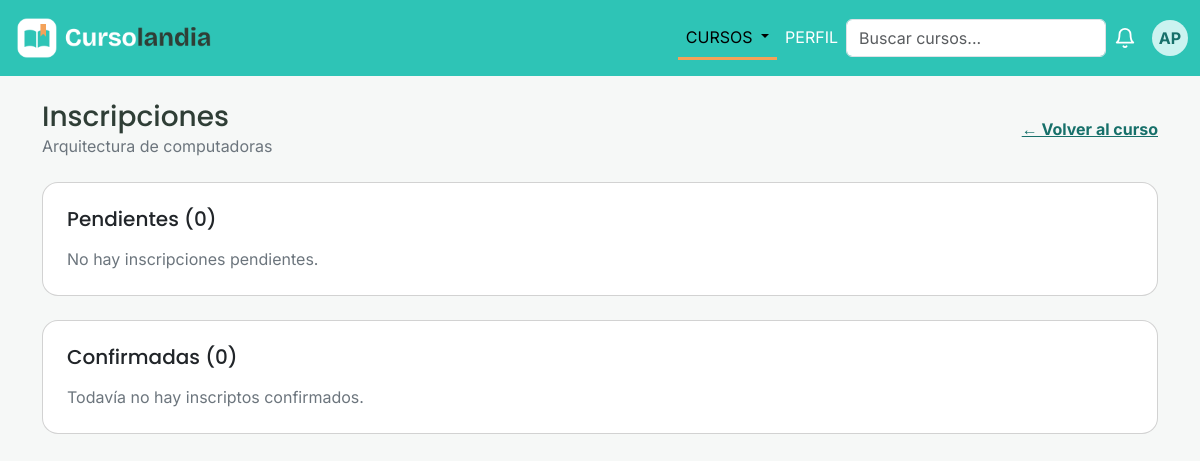
Page /vistas/inscripciones.php?id=3 (signed in) on the earlier database version.
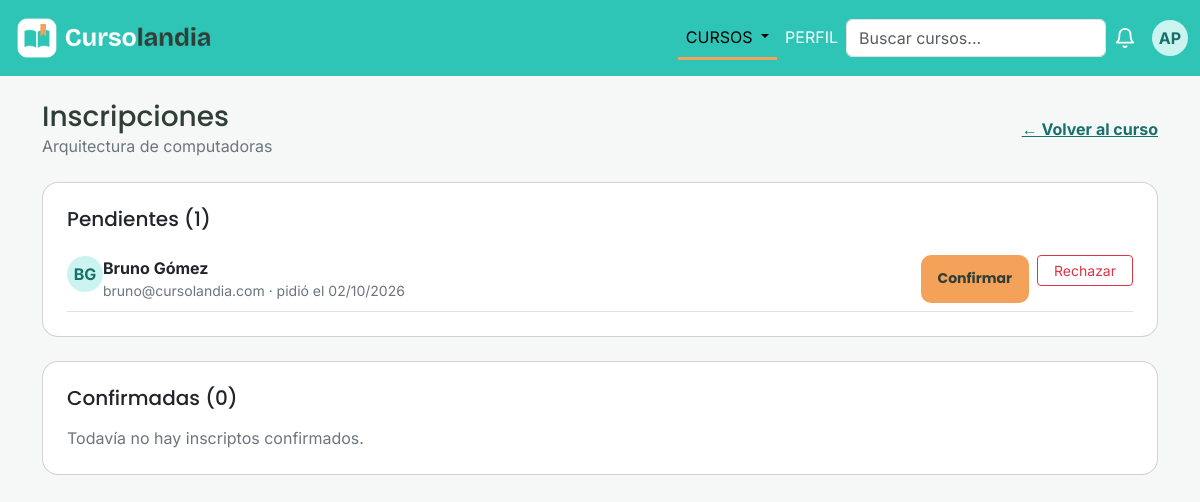
Same page on the later database version.
### tables this page shows
CREATE TABLE inscripcion (
    id_inscripcion      INT UNSIGNED NOT NULL AUTO_INCREMENT,
    id_usuario          INT UNSIGNED NOT NULL,
    id_curso            INT UNSIGNED NOT NULL,
    fecha_solicitud     DATE NOT NULL DEFAULT (CURRENT_DATE),
    estado              ENUM('pendiente','confirmada') NOT NULL DEFAULT 'pendiente',
    fecha_confirmacion  DATE NULL,
    PRIMARY KEY (id_inscripcion),
    CONSTRAINT uq_inscripcion_usuario_curso UNIQUE (id_usuario, id_curso),
    CONSTRAINT chk_inscripcion_estado CHECK (
        (estado = 'pendiente'  AND fecha_confirmacion IS NULL) OR
        (estado = 'confirmada' AND fecha_confirmacion IS NOT NULL)
    ),
    CONSTRAINT chk_inscripcion_fechas CHECK (fecha_confirmacion >= fecha_solicitud),
    CONSTRAINT fk_inscripcion_usuario FOREIGN KEY (id_usuario)
        REFERENCES usuario (id_usuario)
        ON UPDATE CASCADE
        ON DELETE CASCADE,
    CONSTRAINT fk_inscripcion_curso FOREIGN KEY (id_curso)
        REFERENCES curso (id_curso)
        ON UPDATE CASCADE
        ON DELETE CASCADE
);

CREATE TABLE usuario (
    id_usuario        INT UNSIGNED NOT NULL COMMENT 'DNI del usuario',
    nombre            VARCHAR(50)  NOT NULL,
    apellido          VARCHAR(50)  NOT NULL,
    email             VARCHAR(100) NOT NULL UNIQUE,
    contrasenia       VARCHAR(255) NOT NULL,
    fecha_nacimiento  DATE NOT NULL,
    telefono          VARCHAR(20)  NULL,
    antecedentes      TEXT NULL,
    imagen_principal  VARCHAR(255) NOT NULL DEFAULT 'img/avatar-default.png',
    tipo_plan         ENUM('gratuito','pro') NOT NULL DEFAULT 'gratuito',
    fecha_venc_pro    DATE NULL,
    PRIMARY KEY (id_usuario),
    CONSTRAINT chk_usuario_dni CHECK (id_usuario BETWEEN 1000000 AND 99999999),
    CONSTRAINT chk_usuario_pro CHECK (tipo_plan = 'gratuito' OR fecha_venc_pro IS NOT NULL)
);

### controles/ControlCurso.php (called while the page is built, shortened)
<?php
require_once __DIR__ . '/../clases/Curso.php';
require_once __DIR__ . '/../clases/Usuario.php';
require_once __DIR__ . '/../traits/AccesoBD.php';
class ControlCurso
{
    private function armarCursos($resultado)
    {
        $cursos = [];
        while ($fila = mysqli_fetch_assoc($resultado)) {
            $creador = new Usuario(
                $fila['id_usuario'],
                $fila['nombre'],
                $fila['apellido'],
                $fila['email'],
                '',
                $fila['fecha_nacimiento'],
                $fila['telefono'],
                $fila['antecedentes'],
                $fila['imagen_principal'],
                $fila['tipo_plan'],
                $fila['fecha_venc_pro']
            );
            $cursos[] = new Curso(
                $fila['id_curso'],
                $fila['titulo'],
                $fila['descripcion'],
                $fila['costo'],
                $fila['cupo'],
                $fila['fecha_inicio'],
                $fila['fecha_fin'],
                $fila['tipo_acceso'],
                $creador
            );
        }
        return $cursos;
    }
    public function buscarPorId(int $idCurso): ?Curso
    {
        $sql = self::SELECT_CURSO . " WHERE c.id_curso = ?";
        $resultado = $this->consultar($sql, 'i', [$idCurso]);
        $cursos = $this->armarCursos($resultado);
        return $cursos[0];
    }
}

### traits/AccesoBD.php (called while the page is built)
<?php
trait AccesoBD{
    private $conexion;
    public function __construct($conexion){
        $this->conexion = $conexion;
    }
    private function consultar(string $sql, string $tipos='', array $param=[]){
        $sentencia = mysqli_prepare($this->conexion,$sql);
        if($tipos!==''){
            mysqli_stmt_bind_param($sentencia,$tipos,...$param);
        }
        mysqli_stmt_execute($sentencia);
        return mysqli_stmt_get_result($sentencia);
    }
}

### clases/Curso.php (called while the page is built, shortened)
<?php
require_once __DIR__ . '/Usuario.php';
    class Curso{
        private int $id;
        public function __construct($id,$titulo,$descripcion,$costo,$cupo,$fecha_inicio,$fecha_fin,$tipo_acceso,Usuario $creador){
            $this->id = $id;
        }
        public function getId(){
            return $this->id;
        }
    }

### controles/ControlInscripcion.php (called while the page is built, shortened)
<?php
require_once __DIR__ . '/../traits/AccesoBD.php';
require_once __DIR__ . '/../clases/Inscripcion.php';
class ControlInscripcion
{
    public function obtenerDeCurso(int $idCurso): array
    {
        $sql = "SELECT i.id_inscripcion, i.fecha_solicitud, i.estado, i.fecha_confirmacion,
                       u.id_usuario, u.nombre, u.apellido, u.email, u.fecha_nacimiento,
                       u.telefono, u.antecedentes, u.imagen_principal, u.tipo_plan, u.fecha_venc_pro
                FROM inscripcion i
                JOIN usuario u ON u.id_usuario = i.id_usuario
                WHERE i.id_curso = ?
                ORDER BY i.fecha_solicitud";
        $resultado = $this->consultar($sql, 'i', [$idCurso]);
        $inscripciones = [];
        while ($fila = mysqli_fetch_assoc($resultado)) {
            $usuario = new Usuario(
                $fila['id_usuario'], $fila['nombre'], $fila['apellido'], $fila['email'],
                '',
                $fila['fecha_nacimiento'], $fila['telefono'], $fila['antecedentes'],
                $fila['imagen_principal'], $fila['tipo_plan'], $fila['fecha_venc_pro']
            );
            $inscripciones[] = new Inscripcion(
                $fila['id_inscripcion'], $usuario, $fila['fecha_solicitud'],
                $fila['estado'], $fila['fecha_confirmacion']
            );
        }
        return $inscripciones;
    }
}

### clases/Usuario.php (called while the page is built, shortened)
<?php
class Usuario{
        private string $nombre;
        private string $apellido;
        private string $email;
        private string $imagen_principal;
        public function __construct(int $id_usuario, string $nombre, string $apellido, string $email, string $contrasenia,
                            string $fecha_nacimiento, ?string $telefono, ?string $antecedentes,
                            string $imagen_principal, string $tipo_plan, ?string $fecha_venc_pro){
            $this->nombre = $nombre;
            $this->apellido = $apellido;
            $this->email = $email;
            $this->imagen_principal = $imagen_principal;
        }
        public function getNombre(){
            return $this->nombre;
        }
        public function getApellido(){
            return $this->apellido;
        }
        public function getEmail(){
            return $this->email;
        }
        public function getIniciales(): string{
            $primera = mb_strtoupper(mb_substr($this->nombre,0,1));
            $ultima = mb_strtoupper(mb_substr($this->apellido,0,1));
            return $primera.$ultima;
        }
        public function tieneFoto(): bool{
            return $this->imagen_principal !== self::IMAGEN_DEFAULT;
        }
    }

### clases/Inscripcion.php (called while the page is built, shortened)
<?php
require_once __DIR__ . '/Usuario.php';
class Inscripcion{
    private Usuario $usuario;
    private string $fecha_solicitud;
    public function __construct(int $id_inscripcion, Usuario $usuario, string $fecha_solicitud,
                                string $estado, ?string $fecha_confirmacion){
        $this->usuario = $usuario;
        $this->fecha_solicitud = $fecha_solicitud;
    }
    public function getUsuario(){
         return $this->usuario;
    }
    public function getFecha_solicitud(){
        return $this->fecha_solicitud;
    }
}

### vistas/inscripciones.php (the view, shortened to what the changed rows need)
<?php
require_once __DIR__ . '/../controles/ControlCurso.php';
require_once __DIR__ . '/../controles/ControlInscripcion.php';
require_once __DIR__ . '/../includes/avatar.php';
$idCurso = (int) ($_GET['id'] ?? 0);
$controlCurso = new ControlCurso($conexion);
$curso = $controlCurso->buscarPorId($idCurso);
$controlInscripcion = new ControlInscripcion($conexion);
$inscripciones = $controlInscripcion->obtenerDeCurso($curso->getId());
$pendientes = [];
$confirmadas = [];
foreach ($inscripciones as $inscripcion) {
    if ($inscripcion->estaPendiente()) {
        $pendientes[] = $inscripcion;
    } else {
        $confirmadas[] = $inscripcion;
    }
}
?>
<!DOCTYPE html>
<html lang="es">
<head>
    <link href="https://cdn.jsdelivr.net/npm/bootstrap@5.3.8/dist/css/bootstrap.min.css" rel="stylesheet">
    <link href="../css/styles.css" rel="stylesheet">
</head>
<body class="fondo-suave">
    <main class="container perfil my-4">
        <div class="d-flex flex-wrap align-items-center justify-content-between gap-2 mb-4">
            <div>
                <h1 class="h3 mb-0">Inscripciones</h1>
            </div>
        </div>
        <section class="card mb-4">
            <div class="card-body p-4">
                <h2 class="h5 mb-3">Pendientes (<?= count($pendientes) ?>)</h2>
                <?php if (count($pendientes) === 0): ?>
                    <p class="text-secondary mb-0">No hay inscripciones pendientes.</p>
                <?php endif; ?>
                <?php foreach ($pendientes as $inscripcion): ?>
                    <?php $alumno = $inscripcion->getUsuario(); ?>
                    <div class="d-flex flex-wrap align-items-center justify-content-between gap-2 border-bottom py-2">
                        <div class="d-flex aling-items-center gap2">
                            <?php mostrarAvatar($alumno); ?>
                            <div>
                                <strong><?= htmlspecialchars($alumno->getNombre() . ' ' . $alumno->getApellido()) ?></strong>
                                <span class="text-secondary small d-block">
                                    <?= htmlspecialchars($alumno->getEmail()) ?> · pidió el <?= date('d/m/Y', strtotime($inscripcion->getFecha_solicitud())) ?>
                                </span>
                            </div>
                        </div>
                        <div class="d-flex gap-2">
                            <form method="post" action="../procesos/procesar_confirmacion.php">
                                <button type="submit" class="btn btn-iniciar btn-sm px-3">Confirmar</button>
                            </form>
                            <form method="post" action="../procesos/procesar_confirmacion.php">
                                <button type="submit" class="btn btn-outline-danger btn-sm px-3">Rechazar</button>
                            </form>
                        </div>
                    </div>
                <?php endforeach; ?>
            </div>
        </section>
        <section class="card">
            <div class="card-body p-4">
                <h2 class="h5 mb-3">Confirmadas (<?= count($confirmadas) ?>)</h2>
            </div>
        </section>
    </main>
</body>
</html>

### includes/avatar.php
<?php
function mostrarAvatar(Usuario $persona, string $clase = 'avatar'): void
{
    if ($persona->tieneFoto()): ?>
        <img src="../<?= htmlspecialchars($persona->getImagen_principal()) ?>" alt="Foto de <?= htmlspecialchars($persona->getNombre()) ?>" class="<?= $clase ?>">
    <?php else: ?>
        <div class="<?= $clase ?>"><?= htmlspecialchars($persona->getIniciales()) ?></div>
    <?php endif;
}

Differences in the rows shown:
added inscripcion: id_usuario.apellido "BG", id_usuario.apellido "Bruno Gómez", id_usuario.email "bruno@cursolandia.com", fecha_solicitud "02/10/2026"
Other differences:
count($pendientes): "0" → "1"
text no longer shown: "No hay inscripciones pendientes."
